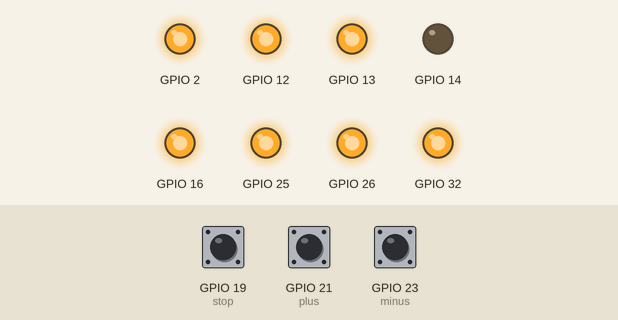
Recording of a program running on a simulated ESP32 board running MicroPython. Parts: output pins drawn as LEDs (lit = HIGH). Inputs (shaded band) come from the test bench; at power-on: GPIO 21 (plus) HIGH, GPIO 19 (stop) HIGH, GPIO 23 (minus) HIGH. At 7.1 s the program stops and its outputs stay as they are.

Above: at 1.2 s.
1.3 s: GPIO 21 (plus) pulled LOW for 0.15 s
At 2.6 s:
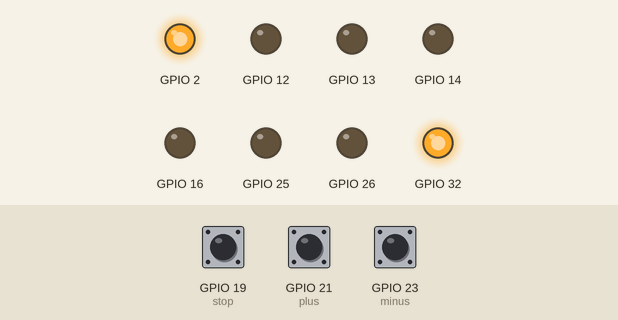
2.9 s: GPIO 21 (plus) pulled LOW for 1 s
At 3.9 s:
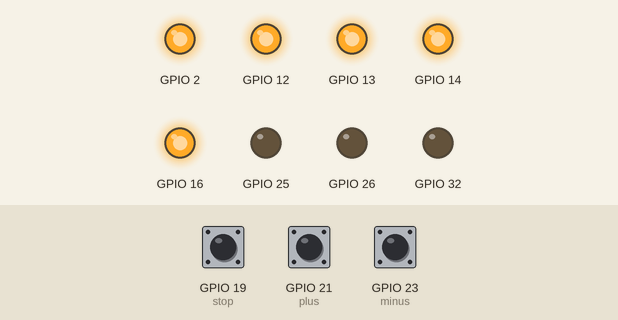
5.4 s: GPIO 21 (plus) pulled LOW for 0.15 s
At 5.8 s:
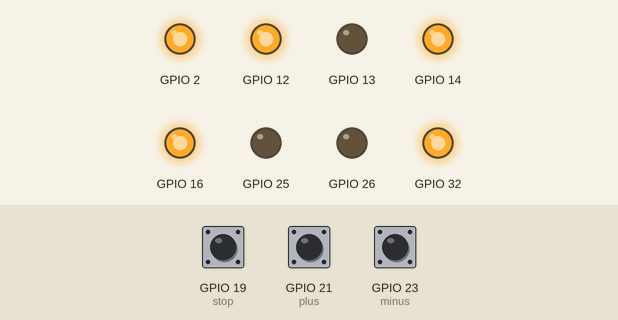
7.0 s: GPIO 19 (stop) pulled LOW for 0.15 s
At 7.9 s:
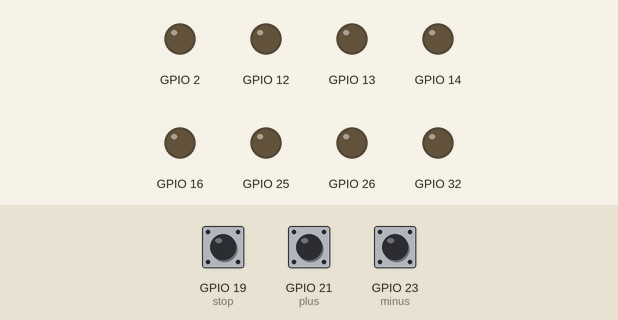
Timing chart, 0 to 8.6 s (numbered marks = the images above; inputs shaded):
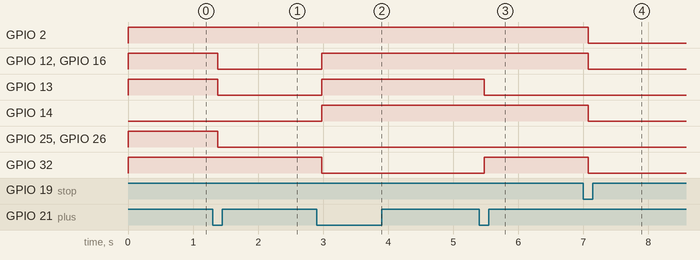

The program:

button_7.py
```python
from machine import Pin
from time import sleep_ms

class Button():
    def __init__(self,Pinn):
        self.Pin = Pin(Pinn, Pin.IN, Pin.PULL_UP)
        self.prev = False
    def Press(self):
        if not self.Pin.value()  and not self.prev:
            sleep_ms(80)
            if not self.Pin.value():
                self.prev = True
                return True

        elif self.Pin.value() and self.prev:
            sleep_ms(80)
            if self.Pin.value():
                self.prev = False

class Segmento():
    def __init__(self,Pin_A,Pin_B,Pin_C,Pin_D,Pin_E,Pin_F,Pin_G,Pin_P = None):
        self.lista = [
            Pin(Pin_A, Pin.OUT),
            Pin(Pin_B, Pin.OUT),
            Pin(Pin_C, Pin.OUT),
            Pin(Pin_D, Pin.OUT),
            Pin(Pin_E, Pin.OUT),
            Pin(Pin_F, Pin.OUT),
            Pin(Pin_G, Pin.OUT),
        ]

        self.Pin_P = None
        if Pin_P != None:
            self.Pin_P = Pin(Pin_P, Pin.OUT)


    def number(self,num):
        patterns = [
        (1,1,1,1,1,1,0),  # 0
        (0,1,1,0,0,0,0),  # 1
        (1,1,0,1,1,0,1),  # 2
        (1,1,1,1,0,0,1),  # 3
        (0,1,1,0,0,1,1),  # 4
        (1,0,1,1,0,1,1),  # 5
        (1,0,1,1,1,1,1),  # 6
        (1,1,1,0,0,0,0),  # 7
        (1,1,1,1,1,1,1),  # 8
        (1,1,1,1,0,1,1),  # 9
        ]

        num = max(0, min(int(num), 9))

        for Pin, state in zip(self.lista,patterns[num]):
            Pin.value(state)
            if self.Pin_P:
                if num == 0:
                    self.Pin_P.on()
                else:
                    self.Pin_P.off()


segmento = Segmento(16,2,32,12,13,25,14,26)
plus = Button(21)
minus = Button(23)
stop = Button(19)
counter = 0
run = True
while run:
    segmento.number(counter)

    if stop.Press():
        for Pin in segmento.lista:
            Pin.off()
        if segmento.Pin_P:
            segmento.Pin_P.off()
        run = False

    if plus.Press():
        counter += 1

    if minus.Press():
        counter -= 1

    if counter > 9:
        counter = 0

    if counter < 0:
        counter = 9
     
```

Measured:
- after the input at 1.3 s, GPIO 12, GPIO 13, GPIO 16, GPIO 25, GPIO 26: HIGH → LOW after 0.08 s
- after the input at 2.9 s, GPIO 12–14, GPIO 16: LOW → HIGH after 0.08 s; GPIO 32: HIGH → LOW after 0.08 s
- after the input at 5.4 s, GPIO 13: HIGH → LOW after 0.08 s; GPIO 32: LOW → HIGH after 0.08 s
- after the input at 7.0 s, GPIO 2, GPIO 12, GPIO 14, GPIO 16, GPIO 32: HIGH → LOW after 0.08 s
